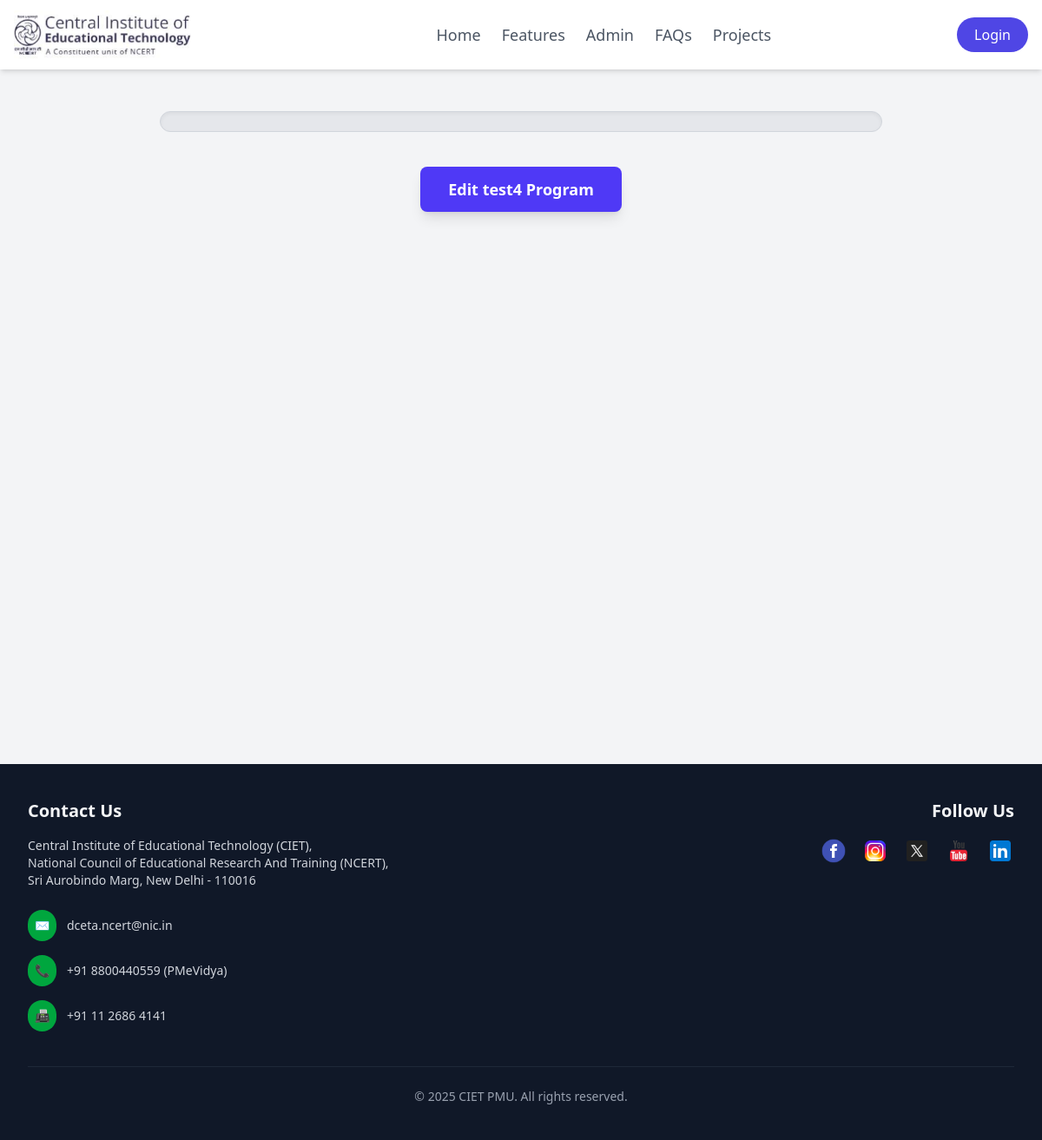
The page /9/edit_program/ on the database as committed earlier.
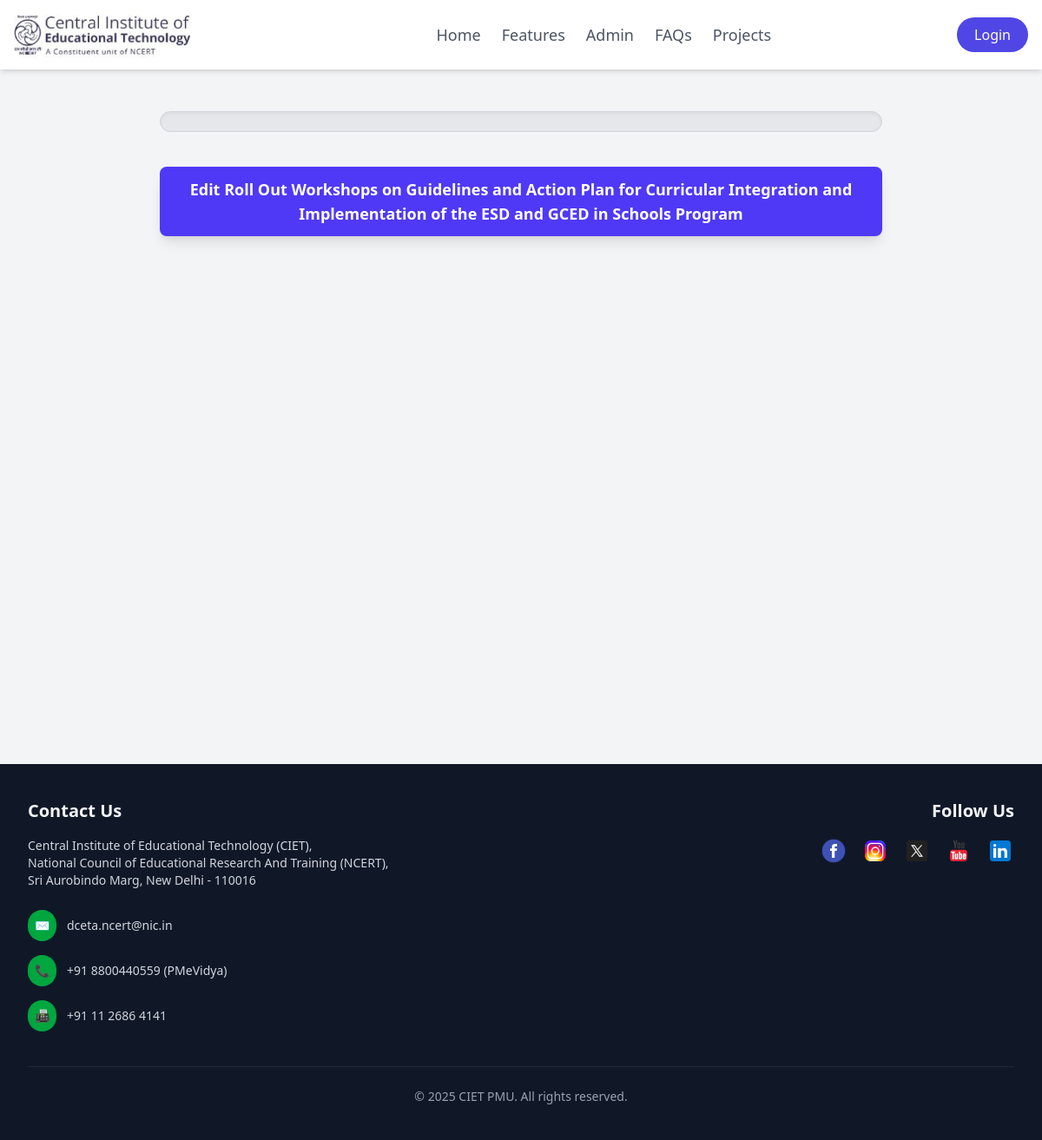
The same page on the database as committed later.
### admin_dashboard/models.py (models this page shows)
class Program(models.Model):
    type = models.TextField(blank=True, null=True)
    title = models.TextField()
    coordinator = models.ForeignKey('User', models.DO_NOTHING)
    annual_budget = models.ForeignKey(Annualbudget, models.DO_NOTHING)
    created_at = models.DateTimeField(default=timezone.now)
    updated_at = models.DateTimeField(default=timezone.now)
    program_budget = models.DecimalField(decimal_places=2, max_digits=12)
    program_sub_type = models.TextField()
    class Meta:
        managed = False
        db_table = 'Program'

### user_dashboard/views.py (the view, shortened to what this page needs)
# urls.py: path('<int:program_id>/edit_program/', views.edit_program, name='edit_program'),
def edit_program(request, program_id):
    program = get_object_or_404(Program, pk=program_id)
    kpi_entries = Subentry.objects.filter(program=program, subtask="kpi")
    workshop_entries = Subentry.objects.filter(program=program, subtask="workshop")
    meeting_entries = Subentry.objects.filter(program=program, subtask="meetings")
    manpower_entries = Subentry.objects.filter(program=program, subtask="manpower")
    return render(request, 'user_dashboard/edit_program.html', {
        'program': program,
        'kpi_entries': kpi_entries,
        'workshop_entries': workshop_entries,
        'meeting_entries': meeting_entries,
        'manpower_entries': manpower_entries,
    })

### user_dashboard/templates/user_dashboard/edit_program.html (shortened to what this page needs)
{% extends "layout.html" %}
{% load static %}
{% block content %}
{% include "partials/navbar.html" %}
<div class="container mx-auto px-4 sm:px-6 lg:px-8 py-8 sm:py-10 md:py-12 min-h-screen max-w-full md:max-w-4xl pb-32">
  <div
    class="w-full bg-gray-200 rounded-full h-5 sm:h-6 mb-6 sm:mb-10 shadow-inner border border-gray-300"
  >
  </div>
  <div class="text-center mb-8 sm:mb-10">
    <button
      onclick="openEditForm('{{ program.id }}', '{{ program.type }}', '{{ program.title }}', '{{ program.program_budget }}', '{{ program.created_at|date:'Y-m-d' }}')"
      class="w-full sm:w-auto px-4 sm:px-8 py-2 sm:py-3 bg-indigo-600 text-white rounded-lg shadow-lg hover:bg-indigo-700 transition duration-200 text-base sm:text-lg font-semibold"
    >
      Edit {{ program.title }} Program
    </button>
  </div>
</div>
{% endblock %}

Rows that differ between the two databases and show on the page:
changed Program: title "test4" → "Roll Out Workshops on Guidelines and Action Plan for Curricular Integration and Implementation of the ESD and GCED in Schools"
